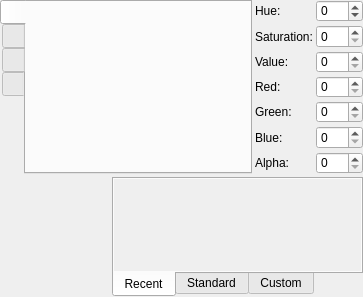
<?xml version="1.0" encoding="UTF-8"?>
<ui version="4.0">
 <class>KLFColorChooseWidget</class>
 <widget class="QWidget" name="KLFColorChooseWidget">
  <property name="geometry">
   <rect>
    <x>0</x>
    <y>0</y>
    <width>363</width>
    <height>291</height>
   </rect>
  </property>
  <property name="contextMenuPolicy">
   <enum>Qt::NoContextMenu</enum>
  </property>
  <property name="windowTitle">
   <string>Choose Color</string>
  </property>
  <layout class="QGridLayout" name="lyt_KLFColorChooseWidget">
   <property name="margin">
    <number>0</number>
   </property>
   <property name="spacing">
    <number>3</number>
   </property>
   <item row="0" column="0" colspan="2">
    <widget class="QTabWidget" name="mPaneTabs">
     <property name="tabPosition">
      <enum>QTabWidget::West</enum>
     </property>
     <property name="currentIndex">
      <number>0</number>
     </property>
     <property name="klfSkinTightTabs" stdset="0">
      <bool>true</bool>
     </property>
     <widget class="QWidget" name="mHSVTab">
      <attribute name="icon">
       <iconset resource="../klftoolsres.qrc">
        <normaloff>:/pics/huepane.png</normaloff>:/pics/huepane.png</iconset>
      </attribute>
      <attribute name="title">
       <string/>
      </attribute>
      <layout class="QGridLayout" name="lyt_mHSVTab">
       <property name="spacing">
        <number>4</number>
       </property>
       <item row="0" column="0">
        <widget class="KLFColorChooseWidgetPane" name="mHueSatPane" native="true">
         <property name="sizePolicy">
          <sizepolicy hsizetype="Fixed" vsizetype="Fixed">
           <horstretch>0</horstretch>
           <verstretch>0</verstretch>
          </sizepolicy>
         </property>
         <property name="minimumSize">
          <size>
           <width>128</width>
           <height>128</height>
          </size>
         </property>
         <property name="maximumSize">
          <size>
           <width>128</width>
           <height>128</height>
          </size>
         </property>
         <property name="paneType" stdset="0">
          <string notr="true" extracomment="Please do not translate.">Hue+Sat</string>
         </property>
         <property name="color" stdset="0">
          <color>
           <red>0</red>
           <green>0</green>
           <blue>0</blue>
          </color>
         </property>
        </widget>
       </item>
       <item row="0" column="1">
        <widget class="KLFColorChooseWidgetPane" name="mValPane" native="true">
         <property name="sizePolicy">
          <sizepolicy hsizetype="Fixed" vsizetype="Fixed">
           <horstretch>0</horstretch>
           <verstretch>0</verstretch>
          </sizepolicy>
         </property>
         <property name="minimumSize">
          <size>
           <width>20</width>
           <height>128</height>
          </size>
         </property>
         <property name="maximumSize">
          <size>
           <width>20</width>
           <height>128</height>
          </size>
         </property>
         <property name="paneType" stdset="0">
          <string notr="true" extracomment="Please do not translate.">Fix+Val</string>
         </property>
         <property name="color" stdset="0">
          <color>
           <red>0</red>
           <green>0</green>
           <blue>0</blue>
          </color>
         </property>
        </widget>
       </item>
       <item row="1" column="0" colspan="2">
        <widget class="KLFColorChooseWidgetPane" name="mAlphaPane" native="true">
         <property name="sizePolicy">
          <sizepolicy hsizetype="Preferred" vsizetype="Fixed">
           <horstretch>0</horstretch>
           <verstretch>0</verstretch>
          </sizepolicy>
         </property>
         <property name="minimumSize">
          <size>
           <width>128</width>
           <height>20</height>
          </size>
         </property>
         <property name="maximumSize">
          <size>
           <width>16777215</width>
           <height>20</height>
          </size>
         </property>
         <property name="paneType" stdset="0">
          <string notr="true" extracomment="Please do not translate.">Alpha+Fix</string>
         </property>
         <property name="color" stdset="0">
          <color>
           <red>0</red>
           <green>0</green>
           <blue>0</blue>
          </color>
         </property>
        </widget>
       </item>
      </layout>
     </widget>
     <widget class="QWidget" name="mTriangleTab">
      <property name="minimumSize">
       <size>
        <width>160</width>
        <height>160</height>
       </size>
      </property>
      <attribute name="icon">
       <iconset resource="../klftoolsres.qrc">
        <normaloff>:/pics/colortriangle.png</normaloff>:/pics/colortriangle.png</iconset>
      </attribute>
      <attribute name="title">
       <string/>
      </attribute>
      <layout class="QVBoxLayout" name="lyt_mTriangleTab" stretch="0">
       <property name="spacing">
        <number>0</number>
       </property>
       <property name="sizeConstraint">
        <enum>QLayout::SetMinimumSize</enum>
       </property>
       <property name="margin">
        <number>0</number>
       </property>
       <item>
        <widget class="QtColorTriangle" name="mColorTriangle" native="true">
         <property name="sizePolicy">
          <sizepolicy hsizetype="Preferred" vsizetype="Preferred">
           <horstretch>0</horstretch>
           <verstretch>0</verstretch>
          </sizepolicy>
         </property>
         <property name="minimumSize">
          <size>
           <width>160</width>
           <height>160</height>
          </size>
         </property>
        </widget>
       </item>
      </layout>
     </widget>
     <widget class="QWidget" name="mNamedTab">
      <attribute name="icon">
       <iconset resource="../klftoolsres.qrc">
        <normaloff>:/pics/named.png</normaloff>:/pics/named.png</iconset>
      </attribute>
      <attribute name="title">
       <string/>
      </attribute>
      <layout class="QGridLayout" name="lyt_mNamedTab">
       <property name="horizontalSpacing">
        <number>3</number>
       </property>
       <property name="verticalSpacing">
        <number>2</number>
       </property>
       <property name="margin">
        <number>2</number>
       </property>
       <item row="0" column="0" colspan="2">
        <widget class="QListWidget" name="lstNames">
         <property name="sizePolicy">
          <sizepolicy hsizetype="Preferred" vsizetype="Preferred">
           <horstretch>0</horstretch>
           <verstretch>0</verstretch>
          </sizepolicy>
         </property>
        </widget>
       </item>
       <item row="1" column="0">
        <widget class="QLabel" name="lblHex">
         <property name="sizePolicy">
          <sizepolicy hsizetype="Preferred" vsizetype="Fixed">
           <horstretch>0</horstretch>
           <verstretch>0</verstretch>
          </sizepolicy>
         </property>
         <property name="text">
          <string>Hex:</string>
         </property>
        </widget>
       </item>
       <item row="1" column="1">
        <widget class="QLineEdit" name="txtHex"/>
       </item>
      </layout>
     </widget>
     <widget class="QWidget" name="mSlidersTab">
      <attribute name="icon">
       <iconset resource="../klftoolsres.qrc">
        <normaloff>:/pics/colorsliders.png</normaloff>:/pics/colorsliders.png</iconset>
      </attribute>
      <attribute name="title">
       <string/>
      </attribute>
      <layout class="QGridLayout" name="lyt_mSlidersTab">
       <item row="0" column="7">
        <widget class="KLFColorChooseWidgetPane" name="mHueSlider" native="true">
         <property name="sizePolicy">
          <sizepolicy hsizetype="Preferred" vsizetype="Fixed">
           <horstretch>0</horstretch>
           <verstretch>0</verstretch>
          </sizepolicy>
         </property>
         <property name="minimumSize">
          <size>
           <width>128</width>
           <height>15</height>
          </size>
         </property>
         <property name="maximumSize">
          <size>
           <width>16777215</width>
           <height>15</height>
          </size>
         </property>
         <property name="paneType" stdset="0">
          <string notr="true" extracomment="Please do not translate.">Hue+Fix</string>
         </property>
         <property name="color" stdset="0">
          <color>
           <red>0</red>
           <green>0</green>
           <blue>0</blue>
          </color>
         </property>
        </widget>
       </item>
       <item row="1" column="7">
        <widget class="KLFColorChooseWidgetPane" name="mSatSlider" native="true">
         <property name="sizePolicy">
          <sizepolicy hsizetype="Preferred" vsizetype="Fixed">
           <horstretch>0</horstretch>
           <verstretch>0</verstretch>
          </sizepolicy>
         </property>
         <property name="minimumSize">
          <size>
           <width>128</width>
           <height>15</height>
          </size>
         </property>
         <property name="maximumSize">
          <size>
           <width>16777215</width>
           <height>15</height>
          </size>
         </property>
         <property name="paneType" stdset="0">
          <string notr="true" extracomment="Please do not translate.">Sat+Fix</string>
         </property>
         <property name="color" stdset="0">
          <color>
           <red>0</red>
           <green>0</green>
           <blue>0</blue>
          </color>
         </property>
        </widget>
       </item>
       <item row="2" column="7">
        <widget class="KLFColorChooseWidgetPane" name="mValSlider" native="true">
         <property name="sizePolicy">
          <sizepolicy hsizetype="Preferred" vsizetype="Fixed">
           <horstretch>0</horstretch>
           <verstretch>0</verstretch>
          </sizepolicy>
         </property>
         <property name="minimumSize">
          <size>
           <width>128</width>
           <height>15</height>
          </size>
         </property>
         <property name="maximumSize">
          <size>
           <width>16777215</width>
           <height>15</height>
          </size>
         </property>
         <property name="paneType" stdset="0">
          <string notr="true" extracomment="Please do not translate.">Val+Fix</string>
         </property>
         <property name="color" stdset="0">
          <color>
           <red>0</red>
           <green>0</green>
           <blue>0</blue>
          </color>
         </property>
        </widget>
       </item>
       <item row="3" column="7">
        <widget class="KLFColorChooseWidgetPane" name="mRedSlider" native="true">
         <property name="sizePolicy">
          <sizepolicy hsizetype="Preferred" vsizetype="Fixed">
           <horstretch>0</horstretch>
           <verstretch>0</verstretch>
          </sizepolicy>
         </property>
         <property name="minimumSize">
          <size>
           <width>128</width>
           <height>15</height>
          </size>
         </property>
         <property name="maximumSize">
          <size>
           <width>16777215</width>
           <height>15</height>
          </size>
         </property>
         <property name="paneType" stdset="0">
          <string notr="true" extracomment="Please do not translate.">Red+Fix</string>
         </property>
         <property name="color" stdset="0">
          <color>
           <red>0</red>
           <green>0</green>
           <blue>0</blue>
          </color>
         </property>
        </widget>
       </item>
       <item row="4" column="7">
        <widget class="KLFColorChooseWidgetPane" name="mGreenSlider" native="true">
         <property name="sizePolicy">
          <sizepolicy hsizetype="Preferred" vsizetype="Fixed">
           <horstretch>0</horstretch>
           <verstretch>0</verstretch>
          </sizepolicy>
         </property>
         <property name="minimumSize">
          <size>
           <width>128</width>
           <height>15</height>
          </size>
         </property>
         <property name="maximumSize">
          <size>
           <width>16777215</width>
           <height>15</height>
          </size>
         </property>
         <property name="paneType" stdset="0">
          <string notr="true" extracomment="Please do not translate.">Green+Fix</string>
         </property>
         <property name="color" stdset="0">
          <color>
           <red>0</red>
           <green>0</green>
           <blue>0</blue>
          </color>
         </property>
        </widget>
       </item>
       <item row="5" column="7">
        <widget class="KLFColorChooseWidgetPane" name="mBlueSlider" native="true">
         <property name="sizePolicy">
          <sizepolicy hsizetype="Preferred" vsizetype="Fixed">
           <horstretch>0</horstretch>
           <verstretch>0</verstretch>
          </sizepolicy>
         </property>
         <property name="minimumSize">
          <size>
           <width>128</width>
           <height>15</height>
          </size>
         </property>
         <property name="maximumSize">
          <size>
           <width>16777215</width>
           <height>15</height>
          </size>
         </property>
         <property name="paneType" stdset="0">
          <string notr="true" extracomment="Please do not translate.">Blue+Fix</string>
         </property>
         <property name="color" stdset="0">
          <color>
           <red>0</red>
           <green>0</green>
           <blue>0</blue>
          </color>
         </property>
        </widget>
       </item>
       <item row="6" column="7">
        <widget class="KLFColorChooseWidgetPane" name="mAlphaSlider" native="true">
         <property name="sizePolicy">
          <sizepolicy hsizetype="Preferred" vsizetype="Fixed">
           <horstretch>0</horstretch>
           <verstretch>0</verstretch>
          </sizepolicy>
         </property>
         <property name="minimumSize">
          <size>
           <width>128</width>
           <height>15</height>
          </size>
         </property>
         <property name="maximumSize">
          <size>
           <width>16777215</width>
           <height>15</height>
          </size>
         </property>
         <property name="paneType" stdset="0">
          <string notr="true" extracomment="Please do not translate.">Alpha+Fix</string>
         </property>
         <property name="color" stdset="0">
          <color>
           <red>0</red>
           <green>0</green>
           <blue>0</blue>
          </color>
         </property>
        </widget>
       </item>
       <item row="6" column="6">
        <widget class="QLabel" name="lblsAlpha">
         <property name="sizePolicy">
          <sizepolicy hsizetype="Preferred" vsizetype="Fixed">
           <horstretch>0</horstretch>
           <verstretch>0</verstretch>
          </sizepolicy>
         </property>
         <property name="minimumSize">
          <size>
           <width>0</width>
           <height>15</height>
          </size>
         </property>
         <property name="text">
          <string>Alpha:</string>
         </property>
        </widget>
       </item>
       <item row="1" column="6">
        <widget class="QLabel" name="lblsSat">
         <property name="sizePolicy">
          <sizepolicy hsizetype="Preferred" vsizetype="Fixed">
           <horstretch>0</horstretch>
           <verstretch>0</verstretch>
          </sizepolicy>
         </property>
         <property name="minimumSize">
          <size>
           <width>0</width>
           <height>15</height>
          </size>
         </property>
         <property name="text">
          <string>Sat.:</string>
         </property>
        </widget>
       </item>
       <item row="0" column="6">
        <widget class="QLabel" name="lblsHue">
         <property name="sizePolicy">
          <sizepolicy hsizetype="Preferred" vsizetype="Fixed">
           <horstretch>0</horstretch>
           <verstretch>0</verstretch>
          </sizepolicy>
         </property>
         <property name="minimumSize">
          <size>
           <width>0</width>
           <height>15</height>
          </size>
         </property>
         <property name="text">
          <string>Hue:</string>
         </property>
        </widget>
       </item>
       <item row="4" column="6">
        <widget class="QLabel" name="lblsGreen">
         <property name="sizePolicy">
          <sizepolicy hsizetype="Preferred" vsizetype="Fixed">
           <horstretch>0</horstretch>
           <verstretch>0</verstretch>
          </sizepolicy>
         </property>
         <property name="minimumSize">
          <size>
           <width>0</width>
           <height>15</height>
          </size>
         </property>
         <property name="text">
          <string>Green:</string>
         </property>
        </widget>
       </item>
       <item row="5" column="6">
        <widget class="QLabel" name="lblsBlue">
         <property name="sizePolicy">
          <sizepolicy hsizetype="Preferred" vsizetype="Fixed">
           <horstretch>0</horstretch>
           <verstretch>0</verstretch>
          </sizepolicy>
         </property>
         <property name="minimumSize">
          <size>
           <width>0</width>
           <height>15</height>
          </size>
         </property>
         <property name="text">
          <string>Blue:</string>
         </property>
        </widget>
       </item>
       <item row="2" column="6">
        <widget class="QLabel" name="lblsVal">
         <property name="sizePolicy">
          <sizepolicy hsizetype="Preferred" vsizetype="Fixed">
           <horstretch>0</horstretch>
           <verstretch>0</verstretch>
          </sizepolicy>
         </property>
         <property name="minimumSize">
          <size>
           <width>0</width>
           <height>15</height>
          </size>
         </property>
         <property name="text">
          <string>Val.:</string>
         </property>
        </widget>
       </item>
       <item row="3" column="6">
        <widget class="QLabel" name="lblsRed">
         <property name="sizePolicy">
          <sizepolicy hsizetype="Preferred" vsizetype="Fixed">
           <horstretch>0</horstretch>
           <verstretch>0</verstretch>
          </sizepolicy>
         </property>
         <property name="minimumSize">
          <size>
           <width>0</width>
           <height>15</height>
          </size>
         </property>
         <property name="text">
          <string>Red:</string>
         </property>
        </widget>
       </item>
      </layout>
     </widget>
    </widget>
   </item>
   <item row="0" column="2">
    <layout class="QGridLayout" name="lytSpinValues">
     <property name="sizeConstraint">
      <enum>QLayout::SetNoConstraint</enum>
     </property>
     <item row="0" column="0">
      <widget class="QLabel" name="lblHue">
       <property name="sizePolicy">
        <sizepolicy hsizetype="Preferred" vsizetype="Fixed">
         <horstretch>0</horstretch>
         <verstretch>0</verstretch>
        </sizepolicy>
       </property>
       <property name="minimumSize">
        <size>
         <width>0</width>
         <height>15</height>
        </size>
       </property>
       <property name="text">
        <string>Hue:</string>
       </property>
      </widget>
     </item>
     <item row="0" column="1" colspan="2">
      <widget class="KLFColorComponentSpinBox" name="spnHue">
       <property name="sizePolicy">
        <sizepolicy hsizetype="Minimum" vsizetype="Minimum">
         <horstretch>0</horstretch>
         <verstretch>0</verstretch>
        </sizepolicy>
       </property>
       <property name="minimumSize">
        <size>
         <width>0</width>
         <height>15</height>
        </size>
       </property>
       <property name="wrapping">
        <bool>true</bool>
       </property>
       <property name="accelerated">
        <bool>true</bool>
       </property>
       <property name="maximum">
        <number>255</number>
       </property>
       <property name="singleStep">
        <number>10</number>
       </property>
       <property name="color" stdset="0">
        <color>
         <red>0</red>
         <green>0</green>
         <blue>0</blue>
        </color>
       </property>
       <property name="colorComponent" stdset="0">
        <string notr="true" extracomment="Please do not translate.">Hue</string>
       </property>
      </widget>
     </item>
     <item row="1" column="0">
      <widget class="QLabel" name="lblSaturation">
       <property name="sizePolicy">
        <sizepolicy hsizetype="Preferred" vsizetype="Fixed">
         <horstretch>0</horstretch>
         <verstretch>0</verstretch>
        </sizepolicy>
       </property>
       <property name="minimumSize">
        <size>
         <width>0</width>
         <height>15</height>
        </size>
       </property>
       <property name="text">
        <string>Saturation:</string>
       </property>
      </widget>
     </item>
     <item row="1" column="1" colspan="2">
      <widget class="KLFColorComponentSpinBox" name="spnSat">
       <property name="sizePolicy">
        <sizepolicy hsizetype="Minimum" vsizetype="Minimum">
         <horstretch>0</horstretch>
         <verstretch>0</verstretch>
        </sizepolicy>
       </property>
       <property name="minimumSize">
        <size>
         <width>0</width>
         <height>15</height>
        </size>
       </property>
       <property name="maximum">
        <number>255</number>
       </property>
       <property name="singleStep">
        <number>10</number>
       </property>
       <property name="color" stdset="0">
        <color>
         <red>0</red>
         <green>0</green>
         <blue>0</blue>
        </color>
       </property>
       <property name="colorComponent" stdset="0">
        <string notr="true" extracomment="Please do not translate.">Sat</string>
       </property>
      </widget>
     </item>
     <item row="2" column="1" colspan="2">
      <widget class="KLFColorComponentSpinBox" name="spnVal">
       <property name="sizePolicy">
        <sizepolicy hsizetype="Minimum" vsizetype="Minimum">
         <horstretch>0</horstretch>
         <verstretch>0</verstretch>
        </sizepolicy>
       </property>
       <property name="minimumSize">
        <size>
         <width>0</width>
         <height>15</height>
        </size>
       </property>
       <property name="maximum">
        <number>255</number>
       </property>
       <property name="singleStep">
        <number>10</number>
       </property>
       <property name="color" stdset="0">
        <color>
         <red>0</red>
         <green>0</green>
         <blue>0</blue>
        </color>
       </property>
       <property name="colorComponent" stdset="0">
        <string notr="true" extracomment="Please do not translate.">Val</string>
       </property>
      </widget>
     </item>
     <item row="3" column="0">
      <widget class="QLabel" name="lblRed">
       <property name="sizePolicy">
        <sizepolicy hsizetype="Preferred" vsizetype="Fixed">
         <horstretch>0</horstretch>
         <verstretch>0</verstretch>
        </sizepolicy>
       </property>
       <property name="minimumSize">
        <size>
         <width>0</width>
         <height>15</height>
        </size>
       </property>
       <property name="text">
        <string>Red:</string>
       </property>
      </widget>
     </item>
     <item row="3" column="1" colspan="2">
      <widget class="KLFColorComponentSpinBox" name="spnRed">
       <property name="sizePolicy">
        <sizepolicy hsizetype="Minimum" vsizetype="Minimum">
         <horstretch>0</horstretch>
         <verstretch>0</verstretch>
        </sizepolicy>
       </property>
       <property name="minimumSize">
        <size>
         <width>0</width>
         <height>15</height>
        </size>
       </property>
       <property name="maximum">
        <number>255</number>
       </property>
       <property name="singleStep">
        <number>10</number>
       </property>
       <property name="color" stdset="0">
        <color>
         <red>0</red>
         <green>0</green>
         <blue>0</blue>
        </color>
       </property>
       <property name="colorComponent" stdset="0">
        <string notr="true" extracomment="Please do not translate.">Red</string>
       </property>
      </widget>
     </item>
     <item row="4" column="0">
      <widget class="QLabel" name="lblGreen">
       <property name="sizePolicy">
        <sizepolicy hsizetype="Preferred" vsizetype="Fixed">
         <horstretch>0</horstretch>
         <verstretch>0</verstretch>
        </sizepolicy>
       </property>
       <property name="minimumSize">
        <size>
         <width>0</width>
         <height>15</height>
        </size>
       </property>
       <property name="text">
        <string>Green:</string>
       </property>
      </widget>
     </item>
     <item row="4" column="1" colspan="2">
      <widget class="KLFColorComponentSpinBox" name="spnGreen">
       <property name="sizePolicy">
        <sizepolicy hsizetype="Minimum" vsizetype="Minimum">
         <horstretch>0</horstretch>
         <verstretch>0</verstretch>
        </sizepolicy>
       </property>
       <property name="minimumSize">
        <size>
         <width>0</width>
         <height>15</height>
        </size>
       </property>
       <property name="maximum">
        <number>255</number>
       </property>
       <property name="singleStep">
        <number>10</number>
       </property>
       <property name="color" stdset="0">
        <color>
         <red>0</red>
         <green>0</green>
         <blue>0</blue>
        </color>
       </property>
       <property name="colorComponent" stdset="0">
        <string notr="true" extracomment="Please do not translate.">Green</string>
       </property>
      </widget>
     </item>
     <item row="5" column="0">
      <widget class="QLabel" name="lblBlue">
       <property name="sizePolicy">
        <sizepolicy hsizetype="Preferred" vsizetype="Fixed">
         <horstretch>0</horstretch>
         <verstretch>0</verstretch>
        </sizepolicy>
       </property>
       <property name="minimumSize">
        <size>
         <width>0</width>
         <height>15</height>
        </size>
       </property>
       <property name="text">
        <string>Blue:</string>
       </property>
      </widget>
     </item>
     <item row="5" column="1" colspan="2">
      <widget class="KLFColorComponentSpinBox" name="spnBlue">
       <property name="sizePolicy">
        <sizepolicy hsizetype="Minimum" vsizetype="Minimum">
         <horstretch>0</horstretch>
         <verstretch>0</verstretch>
        </sizepolicy>
       </property>
       <property name="minimumSize">
        <size>
         <width>0</width>
         <height>15</height>
        </size>
       </property>
       <property name="maximum">
        <number>255</number>
       </property>
       <property name="singleStep">
        <number>10</number>
       </property>
       <property name="color" stdset="0">
        <color>
         <red>0</red>
         <green>0</green>
         <blue>0</blue>
        </color>
       </property>
       <property name="colorComponent" stdset="0">
        <string notr="true" extracomment="Please do not translate.">Blue</string>
       </property>
      </widget>
     </item>
     <item row="2" column="0">
      <widget class="QLabel" name="lblValue">
       <property name="sizePolicy">
        <sizepolicy hsizetype="Preferred" vsizetype="Fixed">
         <horstretch>0</horstretch>
         <verstretch>0</verstretch>
        </sizepolicy>
       </property>
       <property name="minimumSize">
        <size>
         <width>0</width>
         <height>15</height>
        </size>
       </property>
       <property name="text">
        <string>Value:</string>
       </property>
      </widget>
     </item>
     <item row="6" column="0">
      <widget class="QLabel" name="lblAlpha">
       <property name="sizePolicy">
        <sizepolicy hsizetype="Preferred" vsizetype="Fixed">
         <horstretch>0</horstretch>
         <verstretch>0</verstretch>
        </sizepolicy>
       </property>
       <property name="minimumSize">
        <size>
         <width>0</width>
         <height>15</height>
        </size>
       </property>
       <property name="text">
        <string>Alpha:</string>
       </property>
      </widget>
     </item>
     <item row="6" column="1" colspan="2">
      <widget class="KLFColorComponentSpinBox" name="spnAlpha">
       <property name="sizePolicy">
        <sizepolicy hsizetype="Minimum" vsizetype="Minimum">
         <horstretch>0</horstretch>
         <verstretch>0</verstretch>
        </sizepolicy>
       </property>
       <property name="minimumSize">
        <size>
         <width>0</width>
         <height>15</height>
        </size>
       </property>
       <property name="maximum">
        <number>255</number>
       </property>
       <property name="singleStep">
        <number>10</number>
       </property>
       <property name="color" stdset="0">
        <color>
         <red>0</red>
         <green>0</green>
         <blue>0</blue>
        </color>
       </property>
       <property name="colorComponent" stdset="0">
        <string notr="true" extracomment="Please do not translate.">Alpha</string>
       </property>
      </widget>
     </item>
    </layout>
   </item>
   <item row="1" column="0">
    <widget class="KLFColorChooseWidgetPane" name="mDisplayColor" native="true">
     <property name="minimumSize">
      <size>
       <width>64</width>
       <height>64</height>
      </size>
     </property>
     <property name="maximumSize">
      <size>
       <width>128</width>
       <height>128</height>
      </size>
     </property>
     <property name="paneType" stdset="0">
      <string notr="true" extracomment="Please do not translate.">Fix+Fix</string>
     </property>
     <property name="color" stdset="0">
      <color>
       <red>0</red>
       <green>0</green>
       <blue>0</blue>
      </color>
     </property>
    </widget>
   </item>
   <item row="1" column="1" colspan="2">
    <widget class="QTabWidget" name="mTabs">
     <property name="minimumSize">
      <size>
       <width>0</width>
       <height>120</height>
      </size>
     </property>
     <property name="tabPosition">
      <enum>QTabWidget::South</enum>
     </property>
     <property name="currentIndex">
      <number>0</number>
     </property>
     <widget class="QWidget" name="mRecentTab">
      <attribute name="title">
       <string>Recent</string>
      </attribute>
      <layout class="QHBoxLayout" name="lyt_mRecentTab">
       <property name="spacing">
        <number>1</number>
       </property>
       <property name="margin">
        <number>0</number>
       </property>
       <item>
        <widget class="QScrollArea" name="mRecentColorsPaletteScroll">
         <property name="frameShape">
          <enum>QFrame::NoFrame</enum>
         </property>
         <property name="frameShadow">
          <enum>QFrame::Plain</enum>
         </property>
         <property name="lineWidth">
          <number>0</number>
         </property>
         <property name="widgetResizable">
          <bool>true</bool>
         </property>
         <widget class="QWidget" name="mRecentColorsPalette">
          <property name="geometry">
           <rect>
            <x>0</x>
            <y>0</y>
            <width>249</width>
            <height>91</height>
           </rect>
          </property>
         </widget>
        </widget>
       </item>
      </layout>
     </widget>
     <widget class="QWidget" name="mStandardTab">
      <attribute name="title">
       <string>Standard</string>
      </attribute>
      <layout class="QHBoxLayout" name="lyt_mStandardTab">
       <property name="spacing">
        <number>1</number>
       </property>
       <property name="margin">
        <number>0</number>
       </property>
       <item>
        <widget class="QScrollArea" name="mStandardColorsPaletteScroll">
         <property name="frameShape">
          <enum>QFrame::NoFrame</enum>
         </property>
         <property name="frameShadow">
          <enum>QFrame::Plain</enum>
         </property>
         <property name="lineWidth">
          <number>0</number>
         </property>
         <property name="widgetResizable">
          <bool>true</bool>
         </property>
         <widget class="QWidget" name="mStandardColorsPalette">
          <property name="geometry">
           <rect>
            <x>0</x>
            <y>0</y>
            <width>100</width>
            <height>30</height>
           </rect>
          </property>
         </widget>
        </widget>
       </item>
      </layout>
     </widget>
     <widget class="QWidget" name="mCustomTab">
      <attribute name="title">
       <string>Custom</string>
      </attribute>
      <layout class="QHBoxLayout" name="lyt_mCustomTab">
       <property name="spacing">
        <number>1</number>
       </property>
       <property name="margin">
        <number>0</number>
       </property>
       <item>
        <widget class="QToolButton" name="btnAddCustomColor">
         <property name="sizePolicy">
          <sizepolicy hsizetype="Fixed" vsizetype="Preferred">
           <horstretch>0</horstretch>
           <verstretch>0</verstretch>
          </sizepolicy>
         </property>
         <property name="icon">
          <iconset resource="../klftoolsres.qrc">
           <normaloff>:/pics/rightarrow.png</normaloff>:/pics/rightarrow.png</iconset>
         </property>
        </widget>
       </item>
       <item>
        <widget class="QScrollArea" name="mCustomColorsPaletteScroll">
         <property name="frameShape">
          <enum>QFrame::NoFrame</enum>
         </property>
         <property name="frameShadow">
          <enum>QFrame::Plain</enum>
         </property>
         <property name="lineWidth">
          <number>0</number>
         </property>
         <property name="widgetResizable">
          <bool>true</bool>
         </property>
         <widget class="QWidget" name="mCustomColorsPalette">
          <property name="geometry">
           <rect>
            <x>0</x>
            <y>0</y>
            <width>100</width>
            <height>30</height>
           </rect>
          </property>
         </widget>
        </widget>
       </item>
      </layout>
     </widget>
    </widget>
   </item>
  </layout>
 </widget>
 <customwidgets>
  <customwidget>
   <class>QtColorTriangle</class>
   <extends>QWidget</extends>
   <header>qtcolortriangle.h</header>
  </customwidget>
  <customwidget>
   <class>KLFColorChooseWidgetPane</class>
   <extends>QWidget</extends>
   <header location="global">QWidget</header>
   <container>1</container>
  </customwidget>
  <customwidget>
   <class>KLFColorComponentSpinBox</class>
   <extends>QSpinBox</extends>
   <header location="global">QWidget</header>
  </customwidget>
 </customwidgets>
 <resources>
  <include location="../klftoolsres.qrc"/>
 </resources>
 <connections/>
</ui>
